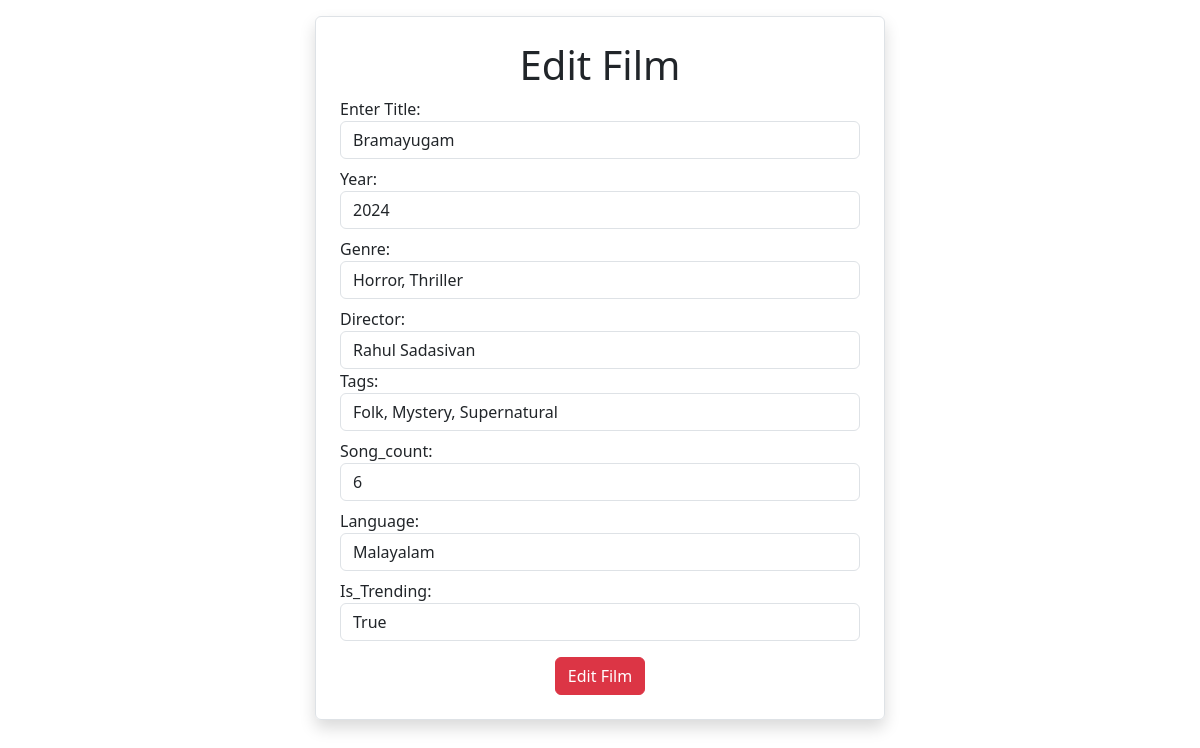
/films/5/change/, run on the app's committed database.
### Myapp/models.py (models this page shows)
class Film(models.Model):
    title=models.CharField(max_length=100)
    year=models.IntegerField()
    genre=models.CharField(max_length=30)
    director=models.CharField(max_length=50)
    tags=models.CharField(max_length=100)
    song_count=models.IntegerField()
    language=models.CharField(max_length=30)
    is_trending=models.BooleanField()

### Myapp/views.py (the view, shortened to what this page needs)
# urls.py: path("films/<int:pk>/change/",views.FilmUpdateView.as_view(),name="film-update"),
class FilmUpdateView(View):
    def get(self,request,*args, **kwargs):
        id=kwargs.get("pk")
        flm_obj=Film.objects.get(id=id)
        return render(request,"film_edit.html",{"film":flm_obj})

### Myapp/templates/film_edit.html (shortened to what this page needs)
<!DOCTYPE html>
<html lang="en">
<head>
    <link href="https://cdn.jsdelivr.net/npm/bootstrap@5.3.3/dist/css/bootstrap.min.css" rel="stylesheet">
</head>
<body>
    <div class="container">
        <div class="row">
            <div class="col-3"></div>
            <div class="col-6 p-4 border rounded shadow mt-3">
                <h1 align="center">Edit Film</h1>
                <form action="" method="post">
                    <div class="mt-2">
                        <label for="">
                            Enter Title:
                        </label>
                        <input type="text" name="title" value="{{film.title}}" class="form-control">
                    </div>
                    <div class="mt-2">
                        <label for="">
                            Year:
                        </label>
                        <input type="text" name="year" value="{{film.year}}" class="form-control">
                    </div>
                    <div class="mt-2">
                        <label for="">
                            Genre:
                        </label>
                        <input type="text" name="genre" value="{{film.genre}}" class="form-control">
                    </div>
                    <div class="mt-2">
                        <label for="">
                            Director:
                        </label>
                        <input type="text" name="director" value="{{film.director}}" class="form-control">
                    </div>
                    <div class="mt-t">
                        <label for="">
                            Tags:
                        </label>
                        <input type="text" name="tags" value="{{film.tags}}" class="form-control">
                    </div>
                    <div class="mt-2">
                        <label for="">
                            Song_count:
                        </label>
                        <input type="text" name="song_count" value="{{film.song_count}}" class="form-control">
                    </div>
                    <div class="mt-2">
                        <label for="">
                            Language:
                        </label>
                        <input type="text" name="language" value="{{film.language}}" class="form-control">
                    </div>
                    <div class="mt-2">
                        <label for="">
                            Is_Trending:
                        </label>
                        <input type="text" name="is_trending" value="{{film.is_trending}}" class="form-control">
                    </div>
                    <div class="mt-3 text-center">
                        <button type="submit" class="btn btn-danger">Edit Film</button>
                    </div>
                </form>
            </div>
            <div class="col-3"></div>
        </div>
    </div>
</body>
</html>

### data on the page
Film: title "Bramayugam", year "2024", genre "Horror, Thriller", director "Rahul Sadasivan", tags "Folk, Mystery, Supernatural", song_count "6", language "Malayalam", is_trending "True"
